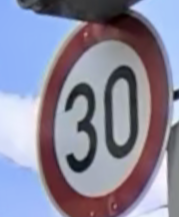
#> input picture Base pictures/1/IMG_1202.PNG, 179 x 217 px, found by its file name; its folder holds only this picture in this run
$ python grayscale.py
#> lines starting #> are read from the running program, lines starting #| are printed output that depends on the picture
import cv2
import numpy as np
import matplotlib.pyplot as plt
from PIL import Image
import os

input_folders = [1, 2, 4, 7, 11, 12, 13, 14, 15, 17, 18, 21, 22, 23, 26, 27, 32, 33, 35, 38]

base_input_dir = 'Base pictures'

base_output_dir = 'Generated Pictures\Gray Scale'


def save_image_with_suffix(img, output_folder, base_filename, suffix):
    output_image_path = os.path.join(output_folder, f"{base_filename}_{suffix}.png")
    cv2.imwrite(output_image_path, img)
    print(f"Bild gespeichert: {output_image_path}")

# Funktion zur Anpassung der Helligkeit
def increase_brightness(image, value):
    # Clip the values to stay within valid range [0, 255]
    brightness_image = np.clip(image + value, 0, 255).astype(np.uint8)
    return brightness_image

def generatePicture(input_image_path, output_folder, base_filename):
#> called with input_image_path = 'Base pictures/1/IMG_1202.PNG', output_folder = 'Generated Pictures\\Gray Scale/1', base_filename = 'IMG_1202'
        print(f"Bearbeite Bild: {input_image_path}")
        try:
            img = cv2.imread(input_image_path)
#> img is the input picture: shape (217, 179, 3); mean B, G, R 156.9, 136.4, 138.1
            gray = cv2.cvtColor(img, cv2.COLOR_BGR2GRAY)
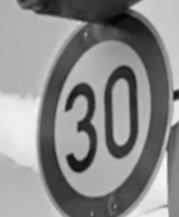
#> gray: shape (217, 179); min 3, max 250, mean 139.3
            num_steps = 10
            brightness_step = 20
            # Erhöhung der Graustufen in Schritten
            for step in range(num_steps):
                increased_gray = increase_brightness(gray, step * brightness_step)
                save_image_with_suffix(increased_gray, output_folder, base_filename, 'Grayscale' + str (step * brightness_step) )
                print(f"Bild gespeichert: {output_folder}")
#> this loop made 10 passes
#> pass 2, in increase_brightness (call 2), `brightness_image = np.clip(image + value, 0, 255).astype(np.uint8)`:
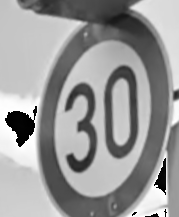
#> brightness_image: shape (217, 179); min 0, max 255, mean 153.2
#> pass 3, in increase_brightness (call 3), `brightness_image = np.clip(image + value, 0, 255).astype(np.uint8)`:
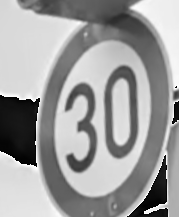
#> brightness_image: shape (217, 179); min 0, max 255, mean 157.6
#> after the loop:
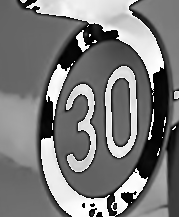
#> increased_gray: shape (217, 179); min 0, max 255, mean 122.5
        except Exception as e:
            print(f"Fehler beim Bearbeiten von {input_image_path}: {e}")

# Erhöhung der Graustufen in Schritten
for folder_number in input_folders:
    input_folder = os.path.join(base_input_dir, str(folder_number))
    output_folder = os.path.join(base_output_dir, str(folder_number))
    os.makedirs(output_folder, exist_ok=True)
    print("First step Done")

#> (the run stopped early here; a loop or call above may not have finished)
